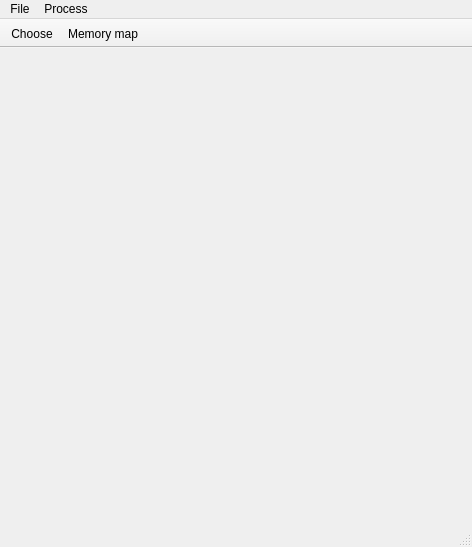
<?xml version="1.0" encoding="UTF-8"?>
<ui version="4.0">
 <class>MainWindow</class>
 <widget class="QMainWindow" name="MainWindow">
  <property name="geometry">
   <rect>
    <x>0</x>
    <y>0</y>
    <width>472</width>
    <height>547</height>
   </rect>
  </property>
  <property name="windowTitle">
   <string>MainWindow</string>
  </property>
  <widget class="QWidget" name="centralwidget"/>
  <widget class="QMenuBar" name="menubar">
   <property name="geometry">
    <rect>
     <x>0</x>
     <y>0</y>
     <width>472</width>
     <height>21</height>
    </rect>
   </property>
   <widget class="QMenu" name="menuFile">
    <property name="title">
     <string>File</string>
    </property>
    <addaction name="actionNew"/>
    <addaction name="separator"/>
    <addaction name="actionOpen"/>
    <addaction name="actionSave"/>
    <addaction name="actionSave_As"/>
    <addaction name="separator"/>
    <addaction name="actionExit"/>
   </widget>
   <widget class="QMenu" name="menuProcess">
    <property name="title">
     <string>Process</string>
    </property>
    <addaction name="actionChoose"/>
    <addaction name="actionMemory_map"/>
   </widget>
   <addaction name="menuFile"/>
   <addaction name="menuProcess"/>
  </widget>
  <widget class="QStatusBar" name="statusbar"/>
  <widget class="QToolBar" name="toolBar">
   <property name="windowTitle">
    <string>toolBar</string>
   </property>
   <property name="movable">
    <bool>false</bool>
   </property>
   <attribute name="toolBarArea">
    <enum>TopToolBarArea</enum>
   </attribute>
   <attribute name="toolBarBreak">
    <bool>false</bool>
   </attribute>
   <addaction name="actionChoose"/>
   <addaction name="actionMemory_map"/>
  </widget>
  <action name="actionNew">
   <property name="text">
    <string>New</string>
   </property>
  </action>
  <action name="actionOpen">
   <property name="text">
    <string>Open</string>
   </property>
  </action>
  <action name="actionSave">
   <property name="text">
    <string>Save</string>
   </property>
  </action>
  <action name="actionSave_As">
   <property name="text">
    <string>Save As...</string>
   </property>
  </action>
  <action name="actionExit">
   <property name="text">
    <string>Exit</string>
   </property>
  </action>
  <action name="actionChoose">
   <property name="icon">
    <iconset>
     <normaloff>.</normaloff>.</iconset>
   </property>
   <property name="text">
    <string>Choose...</string>
   </property>
  </action>
  <action name="actionMemory_map">
   <property name="text">
    <string>Memory map</string>
   </property>
  </action>
 </widget>
 <resources/>
 <connections>
  <connection>
   <sender>actionExit</sender>
   <signal>triggered()</signal>
   <receiver>MainWindow</receiver>
   <slot>close()</slot>
   <hints>
    <hint type="sourcelabel">
     <x>-1</x>
     <y>-1</y>
    </hint>
    <hint type="destinationlabel">
     <x>235</x>
     <y>273</y>
    </hint>
   </hints>
  </connection>
 </connections>
</ui>
